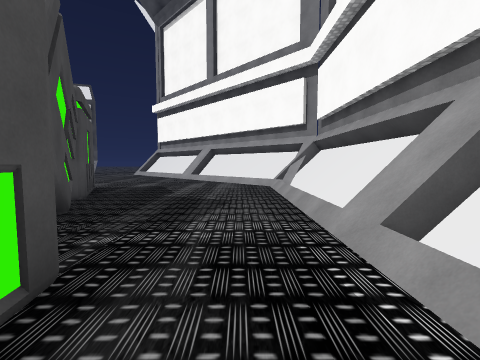
[1] (above)

23 first-person views from a walk through a 3-D level made in the Unity game engine. The camera is 1.5 m above the floor, tilts 4° down and sees 90° across. The floor is counted in squares, 2 m on a side. Each view is taken from the middle of a square. On the plan, view 1 faces up. The plan holds only what a view shows up to about 9 squares ahead; the rest is blank. The place goes on beyond the plan. The player is left out. Some surface patterns are stand-ins.

[2]
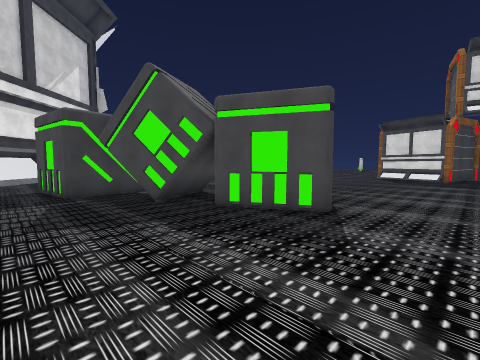

[3]
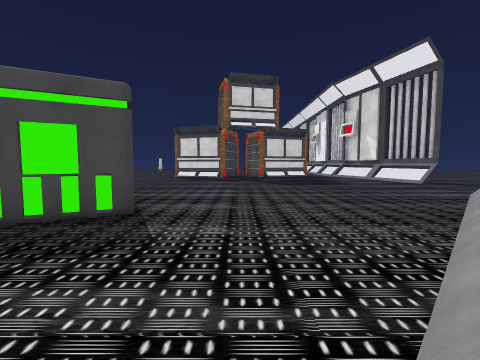

[4]
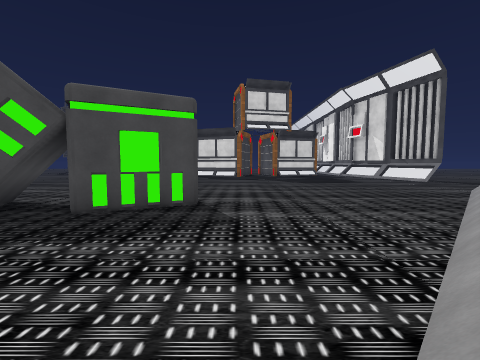

[5]
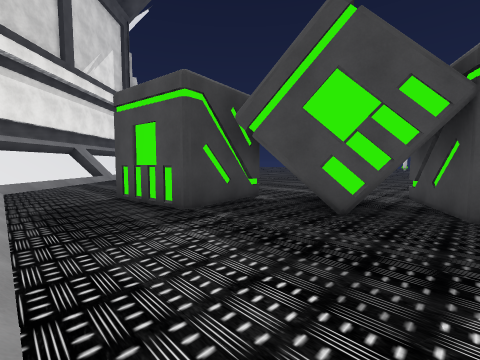

[6]
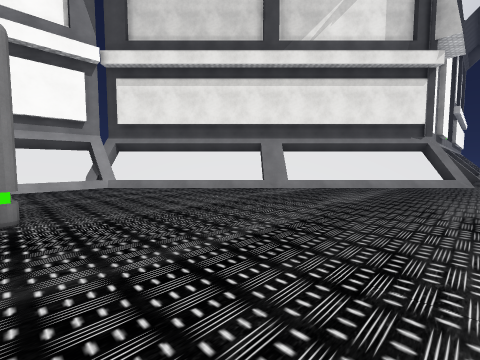

[7]
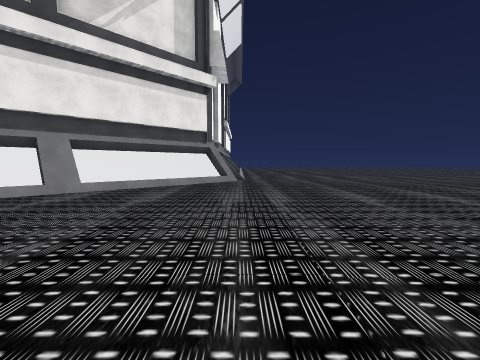

[8]
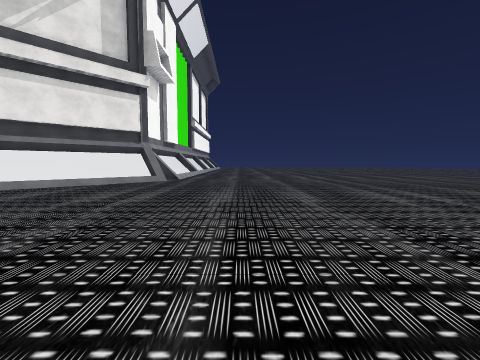

[9]
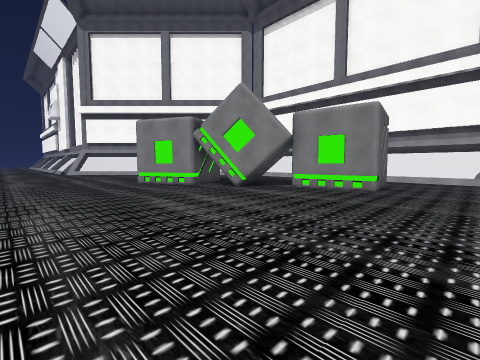

[10]
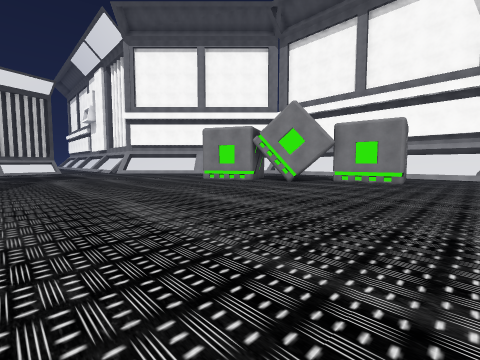

[11]
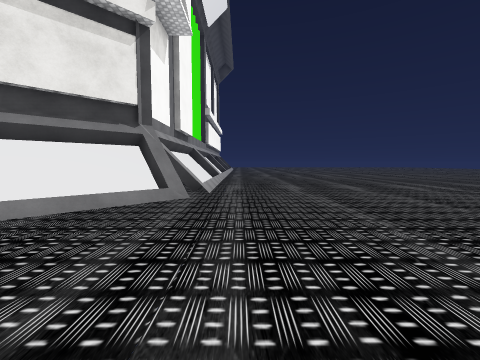

[12]
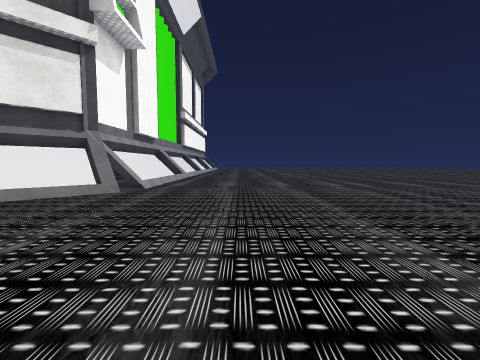

[13]
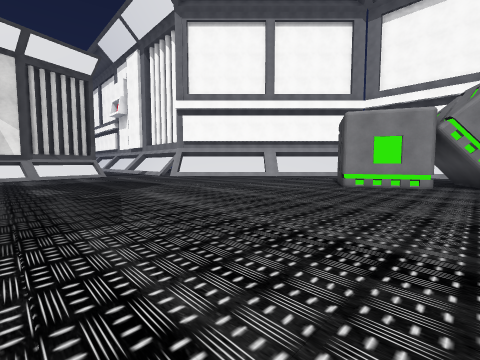

[14]
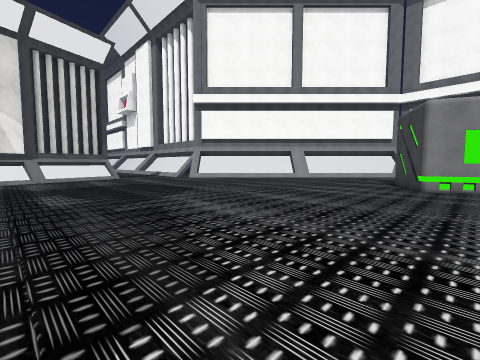

[15]
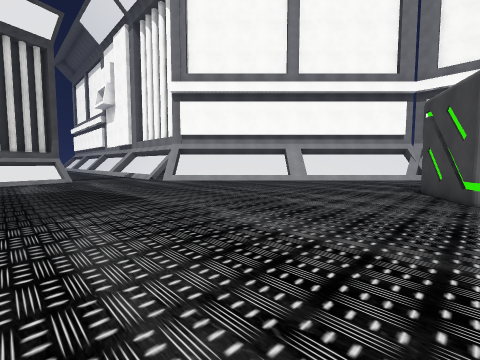

[16]
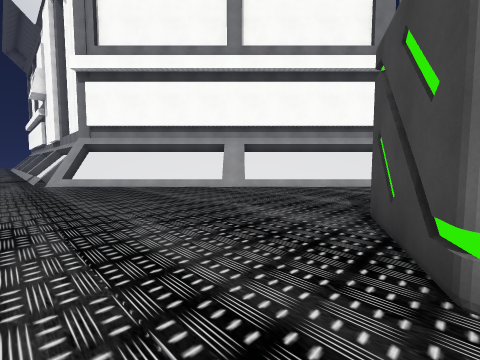

[17]
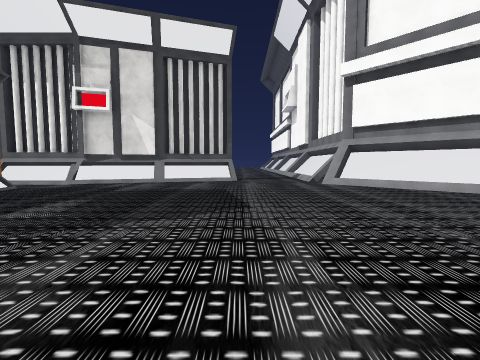

[18]
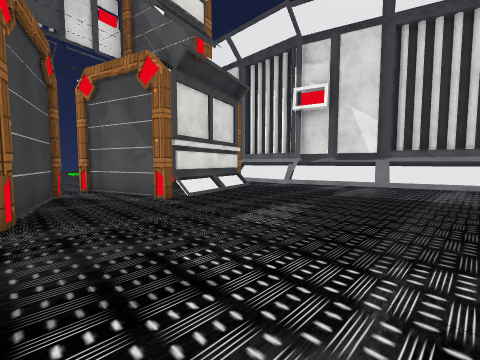

[19]
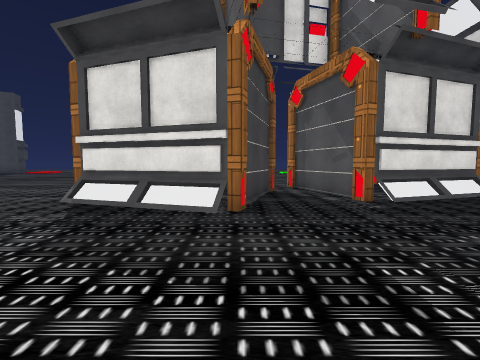

[20]
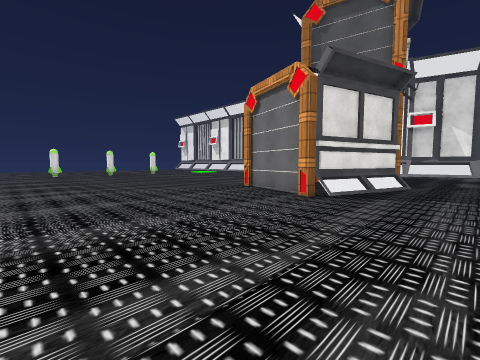

[21]
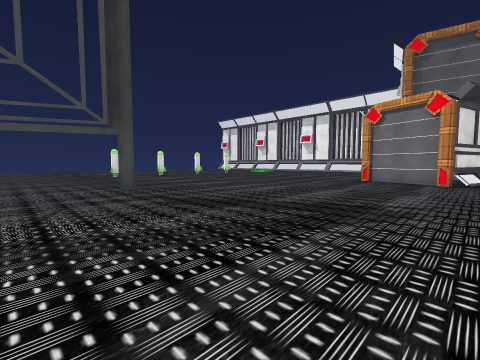

[22]
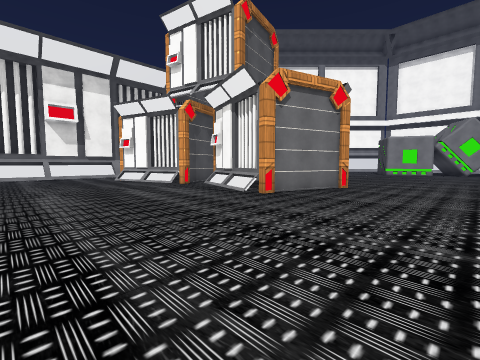

[23]
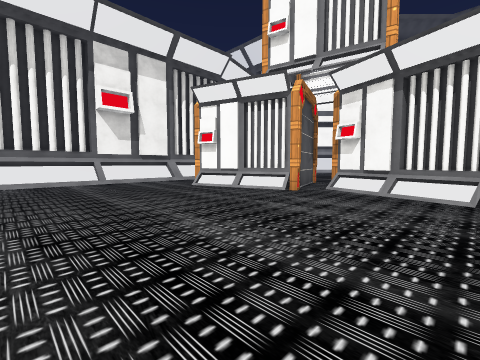

### Floor plan
Key: @ floor where view 1 was taken; # wall or solid block; x gap in a wall; . floor; / step, stairs or slope; = window, fence, low wall or low ledge; ^ raised ledge; T thing the floor can be seen under or through; C computer; P pipe.
Columns run from 24 left of view 1 to 3 right of it. Each row starts with its distance up from view 1.
 18                 .^
 17           ####...=
 16 ....  ..C^^//..../^..
 15 ====  ##=........./^..
 14 ...... ............/^.
 13 ...... ##.........../^.
 12 .....C  #............/#.
 11 .....P###............./^.
 10 .....P##.............../^.
  9 .......x................/^.
  8 ......C###.............../#.
  7 ......P# #..........#..../^.
  6 ......####........###..../^.
  5  .......#.........#TT..../^.
  4  ..................TTT.../^.
  3  ..................TTT.../
  2 ....................T..../#
  1 .....................###./
  0 .....................###@/
 -1 .......... ..........##../^.
 -2 .......... ............../^.
 -3 ...#...... ............../^.
 -4 .......... ............./^#
 -5 ......................./^^.
 -6          ............./^^.
 -7         ............./^^.
 -8        ............./^#.
 -9       ............./^^.
-10       ............/^^.
-11         ........./^^.
-12        ........../#.
-13        ..........^.

Positions as (right, up) in squares from view 1, and headings:
1: (0, 0), facing up
2: (0, 9), facing down-left
3: (0, 9), facing left
4: (1, 8), facing left
5: (1, 5), facing down-left
6: (-7, -1), facing down-right
7: (-7, -1), facing down
8: (-10, -1), facing down
9: (-10, -3), facing up-right
10: (-13, -3), facing up-right
11: (-8, -6), facing down
12: (-10, -5), facing down
13: (-14, 3), facing up-right
14: (-14, 5), facing up-right
15: (-12, 6), facing up-right
16: (-8, 6), facing up-right
17: (-10, 7), facing up
18: (-11, 8), facing up-left
19: (-11, 8), facing left
20: (-13, 0), facing up-left
21: (-15, -5), facing up-left
22: (-23, 2), facing up-right
23: (-24, 6), facing up-right
